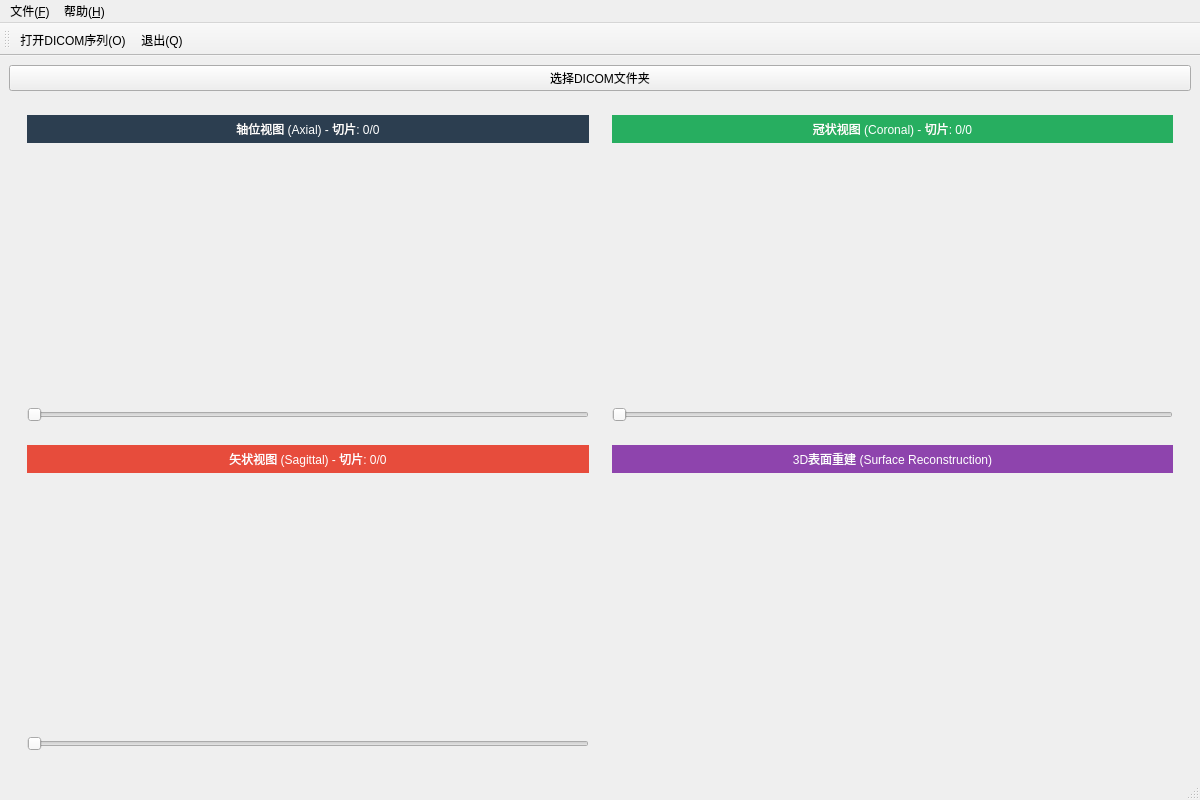
<?xml version="1.0" encoding="UTF-8"?>
<ui version="4.0">
 <class>MainWindow</class>
 <widget class="QMainWindow" name="MainWindow">
  <property name="geometry">
   <rect>
    <x>0</x>
    <y>0</y>
    <width>1200</width>
    <height>800</height>
   </rect>
  </property>
  <property name="windowTitle">
   <string>DICOM Reader - 医学图像查看器</string>
  </property>
  <widget class="QWidget" name="centralwidget">
   <layout class="QVBoxLayout" name="mainVerticalLayout">
    <item>
     <widget class="QPushButton" name="loadButton">
      <property name="text">
       <string>选择DICOM文件夹</string>
      </property>
      <property name="maximumHeight">
       <number>40</number>
      </property>
     </widget>
    </item>
    <item>
     <widget class="QWidget" name="viewsWidget" native="true">
      <property name="sizePolicy">
       <sizepolicy hsizetype="Expanding" vsizetype="Expanding">
        <horstretch>0</horstretch>
        <verstretch>0</verstretch>
       </sizepolicy>
      </property>
      <layout class="QGridLayout" name="gridLayout">
       <property name="spacing">
        <number>5</number>
       </property>
       <!-- 左上：轴位视图 -->
       <item row="0" column="0">
        <widget class="QWidget" name="axialViewWidget" native="true">
         <property name="minimumSize">
          <size>
           <width>300</width>
           <height>300</height>
          </size>
         </property>
         <layout class="QVBoxLayout" name="axialLayout">
          <item>
           <widget class="QLabel" name="axialLabel">
            <property name="text">
             <string>轴位视图 (Axial) - 切片: 0/0</string>
            </property>
            <property name="alignment">
             <set>Qt::AlignCenter</set>
            </property>
            <property name="styleSheet">
             <string>QLabel { background-color: #2c3e50; color: white; padding: 5px; }</string>
            </property>
           </widget>
          </item>
          <item>
           <widget class="QWidget" name="axialVtkWidget" native="true">
            <property name="sizePolicy">
             <sizepolicy hsizetype="Expanding" vsizetype="Expanding">
              <horstretch>0</horstretch>
              <verstretch>0</verstretch>
             </sizepolicy>
            </property>
           </widget>
          </item>
          <item>
           <widget class="QSlider" name="axialSlider">
            <property name="orientation">
             <enum>Qt::Horizontal</enum>
            </property>
            <property name="minimum">
             <number>0</number>
            </property>
            <property name="maximum">
             <number>100</number>
            </property>
            <property name="value">
             <number>0</number>
            </property>
           </widget>
          </item>
         </layout>
        </widget>
       </item>
       <!-- 右上：冠状视图 -->
       <item row="0" column="1">
        <widget class="QWidget" name="coronalViewWidget" native="true">
         <property name="minimumSize">
          <size>
           <width>300</width>
           <height>300</height>
          </size>
         </property>
         <layout class="QVBoxLayout" name="coronalLayout">
          <item>
           <widget class="QLabel" name="coronalLabel">
            <property name="text">
             <string>冠状视图 (Coronal) - 切片: 0/0</string>
            </property>
            <property name="alignment">
             <set>Qt::AlignCenter</set>
            </property>
            <property name="styleSheet">
             <string>QLabel { background-color: #27ae60; color: white; padding: 5px; }</string>
            </property>
           </widget>
          </item>
          <item>
           <widget class="QWidget" name="coronalVtkWidget" native="true">
            <property name="sizePolicy">
             <sizepolicy hsizetype="Expanding" vsizetype="Expanding">
              <horstretch>0</horstretch>
              <verstretch>0</verstretch>
             </sizepolicy>
            </property>
           </widget>
          </item>
          <item>
           <widget class="QSlider" name="coronalSlider">
            <property name="orientation">
             <enum>Qt::Horizontal</enum>
            </property>
            <property name="minimum">
             <number>0</number>
            </property>
            <property name="maximum">
             <number>100</number>
            </property>
            <property name="value">
             <number>0</number>
            </property>
           </widget>
          </item>
         </layout>
        </widget>
       </item>
       <!-- 左下：矢状视图 -->
       <item row="1" column="0">
        <widget class="QWidget" name="sagittalViewWidget" native="true">
         <property name="minimumSize">
          <size>
           <width>300</width>
           <height>300</height>
          </size>
         </property>
         <layout class="QVBoxLayout" name="sagittalLayout">
          <item>
           <widget class="QLabel" name="sagittalLabel">
            <property name="text">
             <string>矢状视图 (Sagittal) - 切片: 0/0</string>
            </property>
            <property name="alignment">
             <set>Qt::AlignCenter</set>
            </property>
            <property name="styleSheet">
             <string>QLabel { background-color: #e74c3c; color: white; padding: 5px; }</string>
            </property>
           </widget>
          </item>
          <item>
           <widget class="QWidget" name="sagittalVtkWidget" native="true">
            <property name="sizePolicy">
             <sizepolicy hsizetype="Expanding" vsizetype="Expanding">
              <horstretch>0</horstretch>
              <verstretch>0</verstretch>
             </sizepolicy>
            </property>
           </widget>
          </item>
          <item>
           <widget class="QSlider" name="sagittalSlider">
            <property name="orientation">
             <enum>Qt::Horizontal</enum>
            </property>
            <property name="minimum">
             <number>0</number>
            </property>
            <property name="maximum">
             <number>100</number>
            </property>
            <property name="value">
             <number>0</number>
            </property>
           </widget>
          </item>
         </layout>
        </widget>
       </item>
       <!-- 右下：3D体积视图 -->
       <item row="1" column="1">
        <widget class="QWidget" name="volumeViewWidget" native="true">
         <property name="minimumSize">
          <size>
           <width>300</width>
           <height>300</height>
          </size>
         </property>
         <layout class="QVBoxLayout" name="volumeLayout">
          <item>
           <widget class="QLabel" name="volumeLabel">
            <property name="text">
             <string>3D表面重建 (Surface Reconstruction)</string>
            </property>
            <property name="alignment">
             <set>Qt::AlignCenter</set>
            </property>
            <property name="styleSheet">
             <string>QLabel { background-color: #8e44ad; color: white; padding: 5px; }</string>
            </property>
           </widget>
          </item>
          <item>
           <widget class="QWidget" name="volumeVtkWidget" native="true">
            <property name="sizePolicy">
             <sizepolicy hsizetype="Expanding" vsizetype="Expanding">
              <horstretch>0</horstretch>
              <verstretch>0</verstretch>
             </sizepolicy>
            </property>
           </widget>
          </item>
         </layout>
        </widget>
       </item>
      </layout>
     </widget>
    </item>
   </layout>
  </widget>
  <widget class="QMenuBar" name="menubar">
   <property name="geometry">
    <rect>
     <x>0</x>
     <y>0</y>
     <width>1200</width>
     <height>21</height>
    </rect>
   </property>
   <widget class="QMenu" name="menu_F">
    <property name="title">
     <string>文件(&amp;F)</string>
    </property>
    <addaction name="action_Open"/>
    <addaction name="separator"/>
    <addaction name="action_Q"/>
   </widget>
   <widget class="QMenu" name="menu_H">
    <property name="title">
     <string>帮助(&amp;H)</string>
    </property>
    <addaction name="action_A"/>
   </widget>
   <addaction name="menu_F"/>
   <addaction name="menu_H"/>
  </widget>
  <widget class="QStatusBar" name="statusbar"/>
  <widget class="QToolBar" name="toolBar">
   <property name="windowTitle">
    <string>文件</string>
   </property>
   <attribute name="toolBarArea">
    <enum>TopToolBarArea</enum>
   </attribute>
   <addaction name="action_Open"/>
   <addaction name="action_Q"/>
  </widget>
  <action name="action_Q">
   <property name="text">
    <string>退出(&amp;Q)</string>
   </property>
   <property name="shortcut">
    <string>Ctrl+Q</string>
   </property>
  </action>
  <action name="action_A">
   <property name="text">
    <string>关于(&amp;A)</string>
   </property>
  </action>
  <action name="action_Open">
   <property name="text">
    <string>打开DICOM序列(&amp;O)</string>
   </property>
   <property name="shortcut">
    <string>Ctrl+O</string>
   </property>
  </action>
 </widget>
 <resources/>
 <connections/>
</ui>
